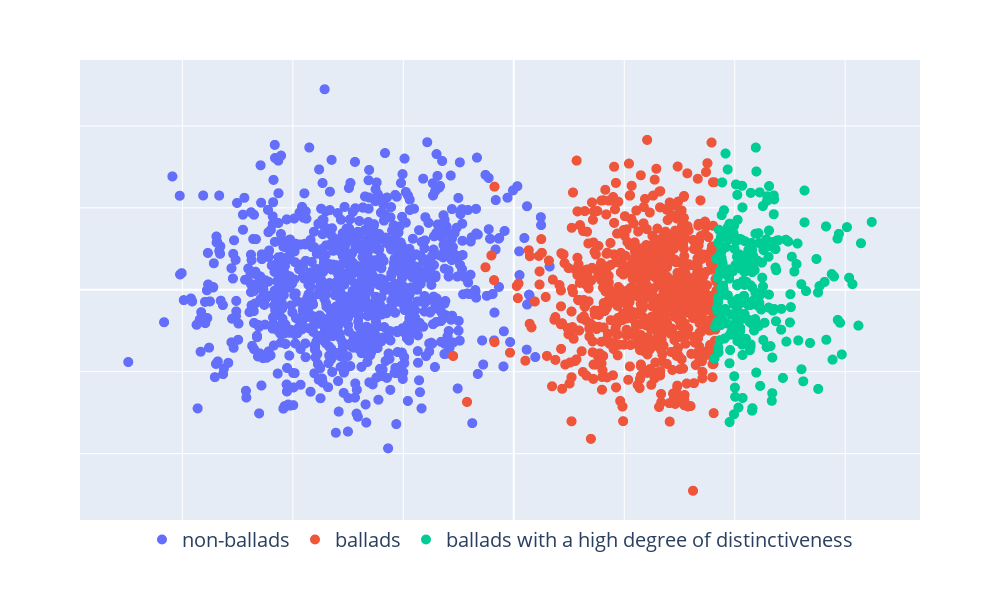

Notebook code for this chart:
### Code cell
fig = px.scatter(
    df_plot_distinct,
    x = 'pca_x',
    y = 'pca_y',
    color = 'genre_plot',
    category_orders={'genre_plot': category_order_balladen},
    color_discrete_map=color_discrete_map_balladen
)
fig.update_traces(marker=dict(size=10))
fig.update_layout(
    width=1000, height=600,
    xaxis=dict(showticklabels=False, title=None),
    yaxis=dict(showticklabels=False, title=None),
    legend=dict(title='', title_font_size=20, font=dict(size=20), orientation='h', yanchor='top', y=0, x=.5, xanchor='center')
)
fig.show()
fig.write_image("results/pca_distinctiveness.pdf")

### Figure 1 — Plotly figure (JSON) as saved in the notebook; plotly's stock layout.template omitted (floating-point values rounded to 4 significant figures; data arrays with more than 128 entries replaced by an {"elided": "..."} marker saying what was removed)
{"data": [{"hovertemplate": "genre_plot=non-ballads<br>pca_x=%{x}<br>pca_y=%{y}<extra></extra>", "legendgroup": "non-ballads", "marker": {"color": "#636EFA", "size": 10, "symbol": "circle"}, "mode": "markers", "name": "non-ballads", "showlegend": true, "type": "scattergl", "x": {"elided": "1000 float values"}, "xaxis": "x", "y": {"elided": "1000 float values"}, "yaxis": "y"}, {"hovertemplate": "genre_plot=ballads<br>pca_x=%{x}<br>pca_y=%{y}<extra></extra>", "legendgroup": "ballads", "marker": {"color": "#EF553B", "size": 10, "symbol": "circle"}, "mode": "markers", "name": "ballads", "showlegend": true, "type": "scattergl", "x": {"elided": "750 float values"}, "xaxis": "x", "y": {"elided": "750 float values"}, "yaxis": "y"}, {"hovertemplate": "genre_plot=ballads with a high degree of distinctiveness<br>pca_x=%{x}<br>pca_y=%{y}<extra></extra>", "legendgroup": "ballads with a high degree of distinctiveness", "marker": {"color": "#00CC96", "size": 10, "symbol": "circle"}, "mode": "markers", "name": "ballads with a high degree of distinctiveness", "showlegend": true, "type": "scattergl", "x": {"elided": "250 float values"}, "xaxis": "x", "y": {"elided": "250 float values"}, "yaxis": "y"}], "layout": {"height": 600, "legend": {"font": {"size": 20}, "orientation": "h", "title": {"font": {"size": 20}, "text": ""}, "tracegroupgap": 0, "x": 0.5, "xanchor": "center", "y": 0, "yanchor": "top"}, "margin": {"t": 60}, "width": 1000, "xaxis": {"anchor": "y", "domain": [0, 1], "showticklabels": false, "title": {}}, "yaxis": {"anchor": "x", "domain": [0, 1], "showticklabels": false, "title": {}}}}
